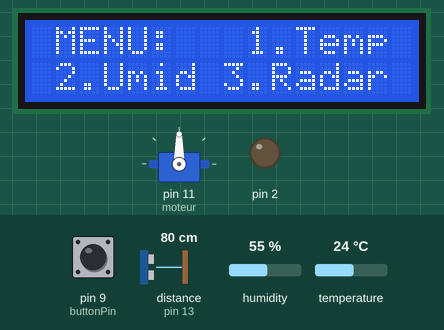
This sketch was run on a simulated Arduino Uno, built with avr-gcc and run on an emulated ATmega328P. On the bench: 16×2 character LCD, servo, output pins drawn as LEDs (lit = HIGH). The inputs (shaded band) are chosen by the test bench; at power-on: pin 9 (buttonPin) LOW, distance to the obstacle (sensor on pin 13) 80 cm, humidity 55 %, temperature 24 °C. The echo pulse lasts 58.3 µs per cm; pins used as bus, display or sensor lines are not drawn; what the sketch prints to the serial monitor is not drawn.

Above: at 1.2 s.
1.3 s: pin 9 (buttonPin) pulled HIGH for 0.15 s
At 2.0 s:
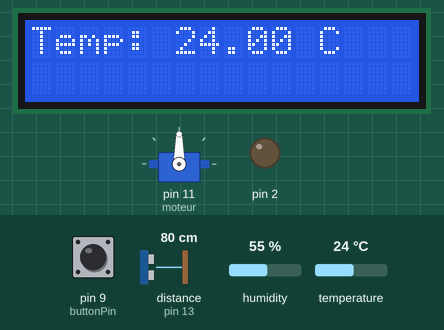
2.9 s: pin 9 (buttonPin) pulled HIGH for 1 s
At 3.5 s:
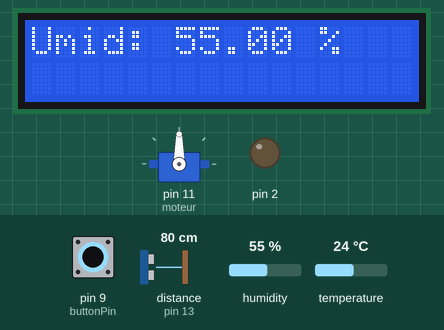
5.4 s: pin 9 (buttonPin) pulled HIGH for 0.15 s
At 5.62 s:
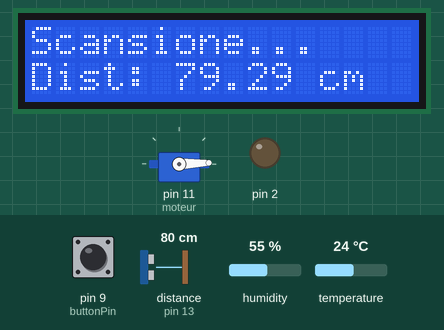
7.2 s: distance to the obstacle (sensor on pin 13) set to 2 cm
At 7.36 s:
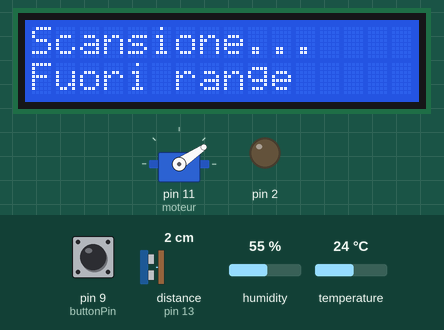
9.0 s: distance to the obstacle (sensor on pin 13) set to 4 cm
At 9.25 s:
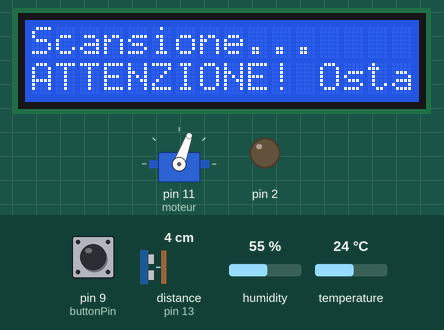
10.9 s: distance to the obstacle (sensor on pin 13) set to 183 cm
At 15.59 s:
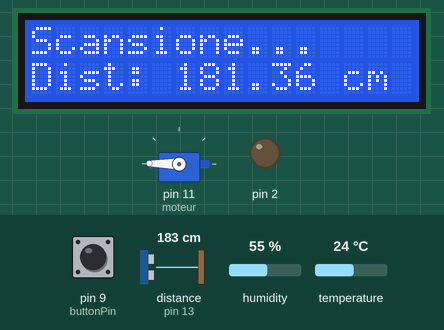
Timing chart, 0 to 15.8 s (numbered marks = the images above; inputs shaded):
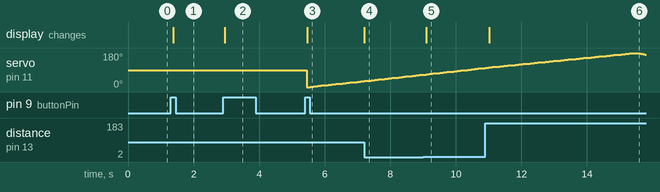

The sketch:

ASEAcode.ino
```cpp
#include <Servo.h>
#include <LiquidCrystal.h>
#include <DHT.h>

#define DHTPIN 10     // Pin collegato al sensore DHT
#define DHTTYPE DHT11 // Tipo di sensore DHT

DHT dht(DHTPIN, DHTTYPE);

const int trigPin = 12; // Pin trigger del sensore
const int echoPin = 13; // Pin echo del sensore
const int moteur = 11;  // Pin del servo motore
const int buttonPin = 9; // Pulsante per cambiare opzione

// LCD
LiquidCrystal lcd(3, 4, 5, 6, 7, 8);
Servo myservo;

// Variabili
int selectedOption = 0; // Opzione selezionata
bool buttonPressed = false;
unsigned long lastDebounceTime = 0; // Per evitare rimbalzi del pulsante
const unsigned long debounceDelay = 300;
int pos = 0; // Posizione del servo motore

void setup() {
    // Configura LCD
    lcd.begin(16, 2);
    lcd.clear();

    pinMode(buttonPin, INPUT);

    // Configura il servo e i pin del sensore
    myservo.attach(moteur);
    pinMode(trigPin, OUTPUT);
    pinMode(echoPin, INPUT);

    // Configura il contrasto (opzionale)
    analogWrite(2, 25);

    // Inizializzazione del sensore di temperatura
    dht.begin();

    // Comunicazione seriale per debug
    Serial.begin(9600);
    Serial.println("Sistema pronto. Premi il pulsante per scorrere.");

    // Mostra il menu iniziale
    displayMenu();
}

void loop() {
    int buttonState = digitalRead(buttonPin); // Leggi lo stato del pulsante

    if (buttonState == HIGH && !buttonPressed) {
        delay(50); // Stabilizza il pulsante
        if (digitalRead(buttonPin) == HIGH) { // Conferma il pulsante premuto
            buttonPressed = true; // Imposta stato premuto

            // Cambia opzione manualmente
            selectedOption++;
            if (selectedOption > 3) selectedOption = 0;

            // Mostra il menu o esegue un'azione
            if (selectedOption == 0) {
                displayMenu();
            }
            else {
                executeOption(selectedOption);
            }
        }
    }

    // Controllo del rilascio del pulsante
    if (buttonState == LOW && buttonPressed) {
        buttonPressed = false; // Resetta stato premuto
    }
}

void displayMenu()
{
    lcd.clear();
    lcd.setCursor(0, 0);
    // METTERE LA CODIFICA ASCII
    // (MENU: 1.Temp)
    lcd.write(32);
    lcd.write(77);
    lcd.write(69);
    lcd.write(78);
    lcd.write(85);
    lcd.write(58);
    lcd.write(32);
    lcd.write(32);
    lcd.write(32);
    lcd.write(49);
    lcd.write(46);
    lcd.write(84);
    lcd.write(101);
    lcd.write(109);
    lcd.write(112);
    lcd.write(32);
    //2.Umi 3.Radar
    lcd.setCursor(0, 1);
    lcd.write(32);
    lcd.write(50);
    lcd.write(46);
    lcd.write(85);
    lcd.write(109);
    lcd.write(105);
    lcd.write(100);
    lcd.write(32);
    lcd.write(51);
    lcd.write(46);
    lcd.write(82);
    lcd.write(97);
    lcd.write(100);
    lcd.write(97);
    lcd.write(114);
    Serial.println("Menu visualizzato.");
}

void executeOption(int option) {
    switch (option) {
        case 1:
            displayTemp();
            break;
        case 2:
            displayHumidity();
            break;
        case 3:
            displayRadar();
            break;
        default:
            lcd.clear();
            lcd.setCursor(0, 0);
            lcd.print("Errore opzione!");
    }
}

void displayTemp() {
    float t = dht.readTemperature(); // Legge la temperatura

    if (isnan(t)) {
        lcd.clear();
        lcd.print("Errore sensore");
        return;
    }

    lcd.clear();
    lcd.setCursor(0, 0);
    lcd.print("Temp: " + String(t) + " C");
    delay(500);
}

void displayHumidity() {
    float h = dht.readHumidity();

    if (isnan(h)) {
        lcd.clear();
        lcd.print("Errore sensore");
        return;
    }

    lcd.clear();
    lcd.setCursor(0, 0);
    lcd.print("Umid: " + String(h) + " %");

    delay(500);
}

void displayRadar() {
    lcd.clear();
    lcd.setCursor(0, 0);
    lcd.print("Scansione...");

    for (pos = 0; pos <= 180; pos += 2) {
        myservo.write(pos);

        digitalWrite(trigPin, LOW);
        delayMicroseconds(2);
        digitalWrite(trigPin, HIGH);
        delayMicroseconds(10);
        digitalWrite(trigPin, LOW);

        float duration = pulseIn(echoPin, HIGH, 30000);
        float distance = (duration > 0) ? duration * 0.034 / 2 : -1;

        lcd.setCursor(0, 1);
        lcd.print("                ");
        lcd.setCursor(0, 1);
        if (distance < 2 || distance > 400 || distance < 0) {
            lcd.print("Fuori range");
        }
        else if (distance < 10) { // Se un oggetto è vicino
            lcd.print("ATTENZIONE! Ostacolo!");
        }
        else {
            lcd.print("Dist: " + String(distance) + " cm");
        }

        delay(100);
    }

    // Movimento indietro
    pos = 180;
    while (pos >= 0) {

        myservo.write(pos);

        digitalWrite(trigPin, LOW);
        delayMicroseconds(2);
        digitalWrite(trigPin, HIGH);
        delayMicroseconds(10);
        digitalWrite(trigPin, LOW);

        float duration = pulseIn(echoPin, HIGH, 30000);
        float distance = (duration > 0) ? duration * 0.034 / 2 : -1;

        lcd.setCursor(0, 1);
        lcd.print("                "); // Pulisce la riga
        lcd.setCursor(0, 1);
        if (distance < 2 || distance > 400 || distance < 0) {
            lcd.print("Fuori range");
        }
        else if (distance < 10) { // Se un oggetto è vicino
            lcd.print("ATTENZIONE! Ostacolo!");
        }
        else {
            lcd.print("Dist: " + String(distance) + " cm");
        }

        delay(15); // Ritardo per movimento fluido
        pos -= 1; // Decremento di pos
    }

    delay(2000);
}
```

Measured:
- the behaviour switches between 2 and 3 cm on distance to the obstacle (sensor on pin 13) (found by bisection; images 4 and 5)
- after the input at 1.3 s, the display: changes after 0.08 s (image 1)
- after the input at 2.9 s, the display: changes after 0.05 s (image 2)
- after the input at 5.4 s, servo on pin 11 (moteur): 90° → 0° after 0.05 s, → 2° 0.11 s later, → 4° 0.11 s later, → 6° 0.11 s later, … (16 changes in this stretch); the display: changes after 0.06 s (image 3)
- after the input at 7.2 s, the display: changes at once (image 4)
- after the input at 9.0 s, the display: changes after 0.10 s (image 5)
- after the input at 10.9 s, the display: changes after 0.11 s (image 6)
